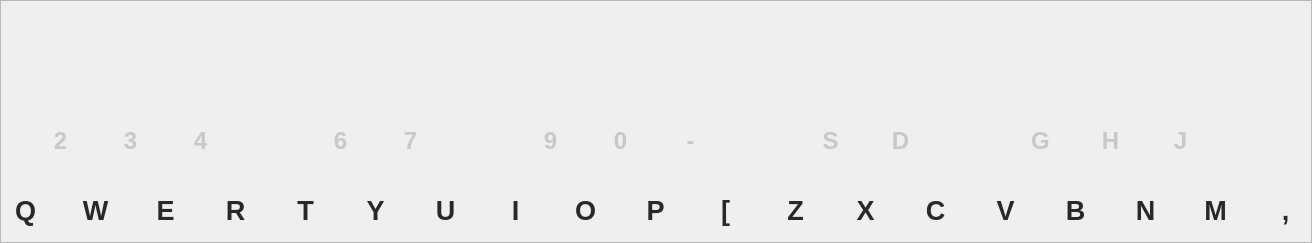
          <widget class="QFrame" name="noteKeysFrame">
           <property name="enabled">
            <bool>false</bool>
           </property>
           <property name="geometry">
            <rect>
             <x>9</x>
             <y>9</y>
             <width>1312</width>
             <height>243</height>
            </rect>
           </property>
           <property name="sizePolicy">
            <sizepolicy hsizetype="Expanding" vsizetype="Preferred">
             <horstretch>0</horstretch>
             <verstretch>0</verstretch>
            </sizepolicy>
           </property>
           <property name="frameShape">
            <enum>QFrame::StyledPanel</enum>
           </property>
           <property name="frameShadow">
            <enum>QFrame::Raised</enum>
           </property>
           <widget class="QLabel" name="Q">
            <property name="enabled">
             <bool>false</bool>
            </property>
            <property name="geometry">
             <rect>
              <x>10</x>
              <y>190</y>
              <width>31</width>
              <height>41</height>
             </rect>
            </property>
            <property name="font">
             <font>
              <family>MS Shell Dlg 2</family>
              <pointsize>20</pointsize>
              <weight>75</weight>
              <bold>true</bold>
             </font>
            </property>
            <property name="autoFillBackground">
             <bool>false</bool>
            </property>
            <property name="styleSheet">
             <string notr="true">color: rgb(40,40,40);</string>
            </property>
            <property name="text">
             <string>Q</string>
            </property>
            <property name="alignment">
             <set>Qt::AlignCenter</set>
            </property>
           </widget>
           <widget class="QLabel" name="W">
            <property name="enabled">
             <bool>false</bool>
            </property>
            <property name="geometry">
             <rect>
              <x>80</x>
              <y>190</y>
              <width>31</width>
              <height>41</height>
             </rect>
            </property>
            <property name="font">
             <font>
              <family>MS Shell Dlg 2</family>
              <pointsize>20</pointsize>
              <weight>75</weight>
              <bold>true</bold>
             </font>
            </property>
            <property name="layoutDirection">
             <enum>Qt::RightToLeft</enum>
            </property>
            <property name="autoFillBackground">
             <bool>false</bool>
            </property>
            <property name="styleSheet">
             <string notr="true">color: rgb(40,40,40);</string>
            </property>
            <property name="text">
             <string>W</string>
            </property>
            <property name="alignment">
             <set>Qt::AlignCenter</set>
            </property>
           </widget>
           <widget class="QLabel" name="R">
            <property name="enabled">
             <bool>false</bool>
            </property>
            <property name="geometry">
             <rect>
              <x>220</x>
              <y>190</y>
              <width>31</width>
              <height>41</height>
             </rect>
            </property>
            <property name="font">
             <font>
              <family>MS Shell Dlg 2</family>
              <pointsize>20</pointsize>
              <weight>75</weight>
              <bold>true</bold>
             </font>
            </property>
            <property name="autoFillBackground">
             <bool>false</bool>
            </property>
            <property name="styleSheet">
             <string notr="true">color: rgb(40,40,40);</string>
            </property>
            <property name="text">
             <string>R</string>
            </property>
            <property name="alignment">
             <set>Qt::AlignCenter</set>
            </property>
           </widget>
           <widget class="QLabel" name="E">
            <property name="enabled">
             <bool>false</bool>
            </property>
            <property name="geometry">
             <rect>
              <x>150</x>
              <y>190</y>
              <width>31</width>
              <height>41</height>
             </rect>
            </property>
            <property name="font">
             <font>
              <family>MS Shell Dlg 2</family>
              <pointsize>20</pointsize>
              <weight>75</weight>
              <bold>true</bold>
             </font>
            </property>
            <property name="autoFillBackground">
             <bool>false</bool>
            </property>
            <property name="styleSheet">
             <string notr="true">color: rgb(40,40,40);</string>
            </property>
            <property name="text">
             <string>E</string>
            </property>
            <property name="alignment">
             <set>Qt::AlignCenter</set>
            </property>
           </widget>
           <widget class="QLabel" name="U">
            <property name="enabled">
             <bool>false</bool>
            </property>
            <property name="geometry">
             <rect>
              <x>430</x>
              <y>190</y>
              <width>31</width>
              <height>41</height>
             </rect>
            </property>
            <property name="font">
             <font>
              <family>MS Shell Dlg 2</family>
              <pointsize>20</pointsize>
              <weight>75</weight>
              <bold>true</bold>
             </font>
            </property>
            <property name="autoFillBackground">
             <bool>false</bool>
            </property>
            <property name="styleSheet">
             <string notr="true">color: rgb(40,40,40);</string>
            </property>
            <property name="text">
             <string>U</string>
            </property>
            <property name="alignment">
             <set>Qt::AlignCenter</set>
            </property>
           </widget>
           <widget class="QLabel" name="Y">
            <property name="enabled">
             <bool>false</bool>
            </property>
            <property name="geometry">
             <rect>
              <x>360</x>
              <y>190</y>
              <width>31</width>
              <height>41</height>
             </rect>
            </property>
            <property name="font">
             <font>
              <family>MS Shell Dlg 2</family>
              <pointsize>20</pointsize>
              <weight>75</weight>
              <bold>true</bold>
             </font>
            </property>
            <property name="autoFillBackground">
             <bool>false</bool>
            </property>
            <property name="styleSheet">
             <string notr="true">color: rgb(40,40,40);</string>
            </property>
            <property name="text">
             <string>Y</string>
            </property>
            <property name="alignment">
             <set>Qt::AlignCenter</set>
            </property>
           </widget>
           <widget class="QLabel" name="T">
            <property name="enabled">
             <bool>false</bool>
            </property>
            <property name="geometry">
             <rect>
              <x>290</x>
              <y>190</y>
              <width>31</width>
              <height>41</height>
             </rect>
            </property>
            <property name="font">
             <font>
              <family>MS Shell Dlg 2</family>
              <pointsize>20</pointsize>
              <weight>75</weight>
              <bold>true</bold>
             </font>
            </property>
            <property name="autoFillBackground">
             <bool>false</bool>
            </property>
            <property name="styleSheet">
             <string notr="true">color: rgb(40,40,40);</string>
            </property>
            <property name="text">
             <string>T</string>
            </property>
            <property name="alignment">
             <set>Qt::AlignCenter</set>
            </property>
           </widget>
           <widget class="QLabel" name="I">
            <property name="enabled">
             <bool>false</bool>
            </property>
            <property name="geometry">
             <rect>
              <x>500</x>
              <y>190</y>
              <width>31</width>
              <height>41</height>
             </rect>
            </property>
            <property name="font">
             <font>
              <family>MS Shell Dlg 2</family>
              <pointsize>20</pointsize>
              <weight>75</weight>
              <bold>true</bold>
             </font>
            </property>
            <property name="autoFillBackground">
             <bool>false</bool>
            </property>
            <property name="styleSheet">
             <string notr="true">color: rgb(40,40,40);</string>
            </property>
            <property name="text">
             <string>I</string>
            </property>
            <property name="alignment">
             <set>Qt::AlignCenter</set>
            </property>
           </widget>
           <widget class="QLabel" name="openBracket">
            <property name="enabled">
             <bool>false</bool>
            </property>
            <property name="geometry">
             <rect>
              <x>710</x>
              <y>190</y>
              <width>31</width>
              <height>41</height>
             </rect>
            </property>
            <property name="font">
             <font>
              <family>MS Shell Dlg 2</family>
              <pointsize>20</pointsize>
              <weight>75</weight>
              <bold>true</bold>
             </font>
            </property>
            <property name="autoFillBackground">
             <bool>false</bool>
            </property>
            <property name="styleSheet">
             <string notr="true">color: rgb(40,40,40);</string>
            </property>
            <property name="text">
             <string>[</string>
            </property>
            <property name="alignment">
             <set>Qt::AlignCenter</set>
            </property>
           </widget>
           <widget class="QLabel" name="P">
            <property name="enabled">
             <bool>false</bool>
            </property>
            <property name="geometry">
             <rect>
              <x>640</x>
              <y>190</y>
              <width>31</width>
              <height>41</height>
             </rect>
            </property>
            <property name="font">
             <font>
              <family>MS Shell Dlg 2</family>
              <pointsize>20</pointsize>
              <weight>75</weight>
              <bold>true</bold>
             </font>
            </property>
            <property name="autoFillBackground">
             <bool>false</bool>
            </property>
            <property name="styleSheet">
             <string notr="true">color: rgb(40,40,40);</string>
            </property>
            <property name="text">
             <string>P</string>
            </property>
            <property name="alignment">
             <set>Qt::AlignCenter</set>
            </property>
           </widget>
           <widget class="QLabel" name="O">
            <property name="enabled">
             <bool>false</bool>
            </property>
            <property name="geometry">
             <rect>
              <x>570</x>
              <y>190</y>
              <width>31</width>
              <height>41</height>
             </rect>
            </property>
            <property name="font">
             <font>
              <family>MS Shell Dlg 2</family>
              <pointsize>20</pointsize>
              <weight>75</weight>
              <bold>true</bold>
             </font>
            </property>
            <property name="autoFillBackground">
             <bool>false</bool>
            </property>
            <property name="styleSheet">
             <string notr="true">color: rgb(40,40,40);</string>
            </property>
            <property name="text">
             <string>O</string>
            </property>
            <property name="alignment">
             <set>Qt::AlignCenter</set>
            </property>
           </widget>
           <widget class="QLabel" name="Z">
            <property name="enabled">
             <bool>false</bool>
            </property>
            <property name="geometry">
             <rect>
              <x>780</x>
              <y>190</y>
              <width>31</width>
              <height>41</height>
             </rect>
            </property>
            <property name="font">
             <font>
              <family>MS Shell Dlg 2</family>
              <pointsize>20</pointsize>
              <weight>75</weight>
              <bold>true</bold>
             </font>
            </property>
            <property name="autoFillBackground">
             <bool>false</bool>
            </property>
            <property name="styleSheet">
             <string notr="true">color: rgb(40,40,40);</string>
            </property>
            <property name="text">
             <string>Z</string>
            </property>
            <property name="alignment">
             <set>Qt::AlignCenter</set>
            </property>
           </widget>
           <widget class="QLabel" name="V">
            <property name="enabled">
             <bool>false</bool>
            </property>
            <property name="geometry">
             <rect>
              <x>990</x>
              <y>190</y>
              <width>31</width>
              <height>41</height>
             </rect>
            </property>
            <property name="font">
             <font>
              <family>MS Shell Dlg 2</family>
              <pointsize>20</pointsize>
              <weight>75</weight>
              <bold>true</bold>
             </font>
            </property>
            <property name="autoFillBackground">
             <bool>false</bool>
            </property>
            <property name="styleSheet">
             <string notr="true">color: rgb(40,40,40);</string>
            </property>
            <property name="text">
             <string>V</string>
            </property>
            <property name="alignment">
             <set>Qt::AlignCenter</set>
            </property>
           </widget>
           <widget class="QLabel" name="C">
            <property name="enabled">
             <bool>false</bool>
            </property>
            <property name="geometry">
             <rect>
              <x>920</x>
              <y>190</y>
              <width>31</width>
              <height>41</height>
             </rect>
            </property>
            <property name="font">
             <font>
              <family>MS Shell Dlg 2</family>
              <pointsize>20</pointsize>
              <weight>75</weight>
              <bold>true</bold>
             </font>
            </property>
            <property name="autoFillBackground">
             <bool>false</bool>
            </property>
            <property name="styleSheet">
             <string notr="true">color: rgb(40,40,40);</string>
            </property>
            <property name="text">
             <string>C</string>
            </property>
            <property name="alignment">
             <set>Qt::AlignCenter</set>
            </property>
           </widget>
           <widget class="QLabel" name="X">
            <property name="enabled">
             <bool>false</bool>
            </property>
            <property name="geometry">
             <rect>
              <x>850</x>
              <y>190</y>
              <width>31</width>
              <height>41</height>
             </rect>
            </property>
            <property name="font">
             <font>
              <family>MS Shell Dlg 2</family>
              <pointsize>20</pointsize>
              <weight>75</weight>
              <bold>true</bold>
             </font>
            </property>
            <property name="autoFillBackground">
             <bool>false</bool>
            </property>
            <property name="styleSheet">
             <string notr="true">color: rgb(40,40,40);</string>
            </property>
            <property name="text">
             <string>X</string>
            </property>
            <property name="alignment">
             <set>Qt::AlignCenter</set>
            </property>
           </widget>
           <widget class="QLabel" name="B">
            <property name="enabled">
             <bool>false</bool>
            </property>
            <property name="geometry">
             <rect>
              <x>1060</x>
              <y>190</y>
              <width>31</width>
              <height>41</height>
             </rect>
            </property>
            <property name="font">
             <font>
              <family>MS Shell Dlg 2</family>
              <pointsize>20</pointsize>
              <weight>75</weight>
              <bold>true</bold>
             </font>
            </property>
            <property name="autoFillBackground">
             <bool>false</bool>
            </property>
            <property name="styleSheet">
             <string notr="true">color: rgb(40,40,40);</string>
            </property>
            <property name="text">
             <string>B</string>
            </property>
            <property name="alignment">
             <set>Qt::AlignCenter</set>
            </property>
           </widget>
           <widget class="QLabel" name="N">
            <property name="enabled">
             <bool>false</bool>
            </property>
            <property name="geometry">
             <rect>
              <x>1130</x>
              <y>190</y>
              <width>31</width>
              <height>41</height>
             </rect>
            </property>
            <property name="font">
             <font>
              <family>MS Shell Dlg 2</family>
              <pointsize>20</pointsize>
              <weight>75</weight>
              <bold>true</bold>
             </font>
            </property>
            <property name="autoFillBackground">
             <bool>false</bool>
            </property>
            <property name="styleSheet">
             <string notr="true">color: rgb(40,40,40);</string>
            </property>
            <property name="text">
             <string>N</string>
            </property>
            <property name="alignment">
             <set>Qt::AlignCenter</set>
            </property>
           </widget>
           <widget class="QLabel" name="M">
            <property name="enabled">
             <bool>false</bool>
            </property>
            <property name="geometry">
             <rect>
              <x>1200</x>
              <y>190</y>
              <width>31</width>
              <height>41</height>
             </rect>
            </property>
            <property name="font">
             <font>
              <family>MS Shell Dlg 2</family>
              <pointsize>20</pointsize>
              <weight>75</weight>
              <bold>true</bold>
             </font>
            </property>
            <property name="autoFillBackground">
             <bool>false</bool>
            </property>
            <property name="styleSheet">
             <string notr="true">color: rgb(40,40,40);</string>
            </property>
            <property name="text">
             <string>M</string>
            </property>
            <property name="alignment">
             <set>Qt::AlignCenter</set>
            </property>
           </widget>
           <widget class="QLabel" name="comma">
            <property name="enabled">
             <bool>false</bool>
            </property>
            <property name="geometry">
             <rect>
              <x>1270</x>
              <y>190</y>
              <width>31</width>
              <height>41</height>
             </rect>
            </property>
            <property name="font">
             <font>
              <family>MS Shell Dlg 2</family>
              <pointsize>20</pointsize>
              <weight>75</weight>
              <bold>true</bold>
             </font>
            </property>
            <property name="autoFillBackground">
             <bool>false</bool>
            </property>
            <property name="styleSheet">
             <string notr="true">color: rgb(40,40,40);</string>
            </property>
            <property name="text">
             <string>,</string>
            </property>
            <property name="alignment">
             <set>Qt::AlignCenter</set>
            </property>
           </widget>
           <widget class="QLabel" name="two">
            <property name="enabled">
             <bool>false</bool>
            </property>
            <property name="geometry">
             <rect>
              <x>50</x>
              <y>120</y>
              <width>21</width>
              <height>41</height>
             </rect>
            </property>
            <property name="font">
             <font>
              <family>MS Shell Dlg 2</family>
              <pointsize>18</pointsize>
              <weight>75</weight>
              <bold>true</bold>
             </font>
            </property>
            <property name="autoFillBackground">
             <bool>false</bool>
            </property>
            <property name="styleSheet">
             <string notr="true">color: rgb(200,200,200);</string>
            </property>
            <property name="text">
             <string>2</string>
            </property>
            <property name="alignment">
             <set>Qt::AlignCenter</set>
            </property>
           </widget>
           <widget class="QLabel" name="three">
            <property name="enabled">
             <bool>false</bool>
            </property>
            <property name="geometry">
             <rect>
              <x>120</x>
              <y>120</y>
              <width>21</width>
              <height>41</height>
             </rect>
            </property>
            <property name="font">
             <font>
              <family>MS Shell Dlg 2</family>
              <pointsize>18</pointsize>
              <weight>75</weight>
              <bold>true</bold>
             </font>
            </property>
            <property name="autoFillBackground">
             <bool>false</bool>
            </property>
            <property name="styleSheet">
             <string notr="true">color: rgb(200,200,200);</string>
            </property>
            <property name="text">
             <string>3</string>
            </property>
            <property name="alignment">
             <set>Qt::AlignCenter</set>
            </property>
           </widget>
           <widget class="QLabel" name="four">
            <property name="enabled">
             <bool>false</bool>
            </property>
            <property name="geometry">
             <rect>
              <x>190</x>
              <y>120</y>
              <width>21</width>
              <height>41</height>
             </rect>
            </property>
            <property name="font">
             <font>
              <family>MS Shell Dlg 2</family>
              <pointsize>18</pointsize>
              <weight>75</weight>
              <bold>true</bold>
             </font>
            </property>
            <property name="autoFillBackground">
             <bool>false</bool>
            </property>
            <property name="styleSheet">
             <string notr="true">color: rgb(200,200,200);</string>
            </property>
            <property name="text">
             <string>4</string>
            </property>
            <property name="alignment">
             <set>Qt::AlignCenter</set>
            </property>
           </widget>
           <widget class="QLabel" name="zero">
            <property name="enabled">
             <bool>false</bool>
            </property>
            <property name="geometry">
             <rect>
              <x>610</x>
              <y>120</y>
              <width>21</width>
              <height>41</height>
             </rect>
            </property>
            <property name="font">
             <font>
              <family>MS Shell Dlg 2</family>
              <pointsize>18</pointsize>
              <weight>75</weight>
              <bold>true</bold>
             </font>
            </property>
            <property name="autoFillBackground">
             <bool>false</bool>
            </property>
            <property name="styleSheet">
             <string notr="true">color: rgb(200,200,200);</string>
            </property>
            <property name="text">
             <string>0</string>
            </property>
            <property name="alignment">
             <set>Qt::AlignCenter</set>
            </property>
           </widget>
           <widget class="QLabel" name="dash">
            <property name="enabled">
             <bool>false</bool>
            </property>
            <property name="geometry">
             <rect>
              <x>680</x>
              <y>120</y>
              <width>21</width>
              <height>41</height>
             </rect>
            </property>
            <property name="font">
             <font>
              <family>MS Shell Dlg 2</family>
              <pointsize>18</pointsize>
              <weight>75</weight>
              <bold>true</bold>
             </font>
            </property>
            <property name="autoFillBackground">
             <bool>false</bool>
            </property>
            <property name="styleSheet">
             <string notr="true">color: rgb(200,200,200);</string>
            </property>
            <property name="text">
             <string>-</string>
            </property>
            <property name="alignment">
             <set>Qt::AlignCenter</set>
            </property>
           </widget>
           <widget class="QLabel" name="nine">
            <property name="enabled">
             <bool>false</bool>
            </property>
            <property name="geometry">
             <rect>
              <x>540</x>
              <y>120</y>
              <width>21</width>
              <height>41</height>
             </rect>
            </property>
            <property name="font">
             <font>
              <family>MS Shell Dlg 2</family>
              <pointsize>18</pointsize>
              <weight>75</weight>
              <bold>true</bold>
             </font>
            </property>
            <property name="autoFillBackground">
             <bool>false</bool>
            </property>
            <property name="styleSheet">
             <string notr="true">color: rgb(200,200,200);</string>
            </property>
            <property name="text">
             <string>9</string>
            </property>
            <property name="alignment">
             <set>Qt::AlignCenter</set>
            </property>
           </widget>
           <widget class="QLabel" name="H">
            <property name="enabled">
             <bool>false</bool>
            </property>
            <property name="geometry">
             <rect>
              <x>1100</x>
              <y>120</y>
              <width>21</width>
              <height>41</height>
             </rect>
            </property>
            <property name="font">
             <font>
              <family>MS Shell Dlg 2</family>
              <pointsize>18</pointsize>
              <weight>75</weight>
              <bold>true</bold>
             </font>
            </property>
            <property name="autoFillBackground">
             <bool>false</bool>
            </property>
            <property name="styleSheet">
             <string notr="true">color: rgb(200,200,200);</string>
            </property>
            <property name="text">
             <string>H</string>
            </property>
            <property name="alignment">
             <set>Qt::AlignCenter</set>
            </property>
           </widget>
           <widget class="QLabel" name="J">
            <property name="enabled">
             <bool>false</bool>
            </property>
            <property name="geometry">
             <rect>
              <x>1170</x>
              <y>120</y>
              <width>21</width>
              <height>41</height>
             </rect>
            </property>
            <property name="font">
             <font>
              <family>MS Shell Dlg 2</family>
              <pointsize>18</pointsize>
              <weight>75</weight>
              <bold>true</bold>
             </font>
            </property>
            <property name="autoFillBackground">
             <bool>false</bool>
            </property>
            <property name="styleSheet">
             <string notr="true">color: rgb(200,200,200);</string>
            </property>
            <property name="text">
             <string>J</string>
            </property>
            <property name="alignment">
             <set>Qt::AlignCenter</set>
            </property>
           </widget>
           <widget class="QLabel" name="G">
            <property name="enabled">
             <bool>false</bool>
            </property>
            <property name="geometry">
             <rect>
              <x>1030</x>
              <y>120</y>
              <width>21</width>
              <height>41</height>
             </rect>
            </property>
            <property name="font">
             <font>
              <family>MS Shell Dlg 2</family>
              <pointsize>18</pointsize>
              <weight>75</weight>
              <bold>true</bold>
             </font>
            </property>
            <property name="autoFillBackground">
             <bool>false</bool>
            </property>
            <property name="styleSheet">
             <string notr="true">color: rgb(200,200,200);</string>
            </property>
            <property name="text">
             <string>G</string>
            </property>
            <property name="alignment">
             <set>Qt::AlignCenter</set>
            </property>
           </widget>
           <widget class="QLabel" name="D">
            <property name="enabled">
             <bool>false</bool>
            </property>
            <property name="geometry">
             <rect>
              <x>890</x>
              <y>120</y>
              <width>21</width>
              <height>41</height>
             </rect>
            </property>
            <property name="font">
             <font>
              <family>MS Shell Dlg 2</family>
              <pointsize>18</pointsize>
              <weight>75</weight>
              <bold>true</bold>
             </font>
            </property>
            <property name="autoFillBackground">
             <bool>false</bool>
            </property>
            <property name="styleSheet">
             <string notr="true">color: rgb(200,200,200);</string>
            </property>
            <property name="text">
             <string>D</string>
            </property>
            <property name="alignment">
             <set>Qt::AlignCenter</set>
            </property>
           </widget>
           <widget class="QLabel" name="S">
            <property name="enabled">
             <bool>false</bool>
            </property>
            <property name="geometry">
             <rect>
              <x>820</x>
              <y>120</y>
              <width>21</width>
              <height>41</height>
             </rect>
            </property>
            <property name="font">
             <font>
              <family>MS Shell Dlg 2</family>
              <pointsize>18</pointsize>
              <weight>75</weight>
              <bold>true</bold>
             </font>
            </property>
            <property name="autoFillBackground">
             <bool>false</bool>
            </property>
            <property name="styleSheet">
             <string notr="true">color: rgb(200,200,200);</string>
            </property>
            <property name="text">
             <string>S</string>
            </property>
            <property name="alignment">
             <set>Qt::AlignCenter</set>
            </property>
           </widget>
           <widget class="QLabel" name="six">
            <property name="enabled">
             <bool>false</bool>
            </property>
            <property name="geometry">
             <rect>
              <x>330</x>
              <y>120</y>
              <width>21</width>
              <height>41</height>
             </rect>
            </property>
            <property name="font">
             <font>
              <family>MS Shell Dlg 2</family>
              <pointsize>18</pointsize>
              <weight>75</weight>
              <bold>true</bold>
             </font>
            </property>
            <property name="autoFillBackground">
             <bool>false</bool>
            </property>
            <property name="styleSheet">
             <string notr="true">color: rgb(200,200,200);</string>
            </property>
            <property name="text">
             <string>6</string>
            </property>
            <property name="alignment">
             <set>Qt::AlignCenter</set>
            </property>
           </widget>
           <widget class="QLabel" name="seven">
            <property name="enabled">
             <bool>false</bool>
            </property>
            <property name="geometry">
             <rect>
              <x>400</x>
              <y>120</y>
              <width>21</width>
              <height>41</height>
             </rect>
            </property>
            <property name="font">
             <font>
              <family>MS Shell Dlg 2</family>
              <pointsize>18</pointsize>
              <weight>75</weight>
              <bold>true</bold>
             </font>
            </property>
            <property name="autoFillBackground">
             <bool>false</bool>
            </property>
            <property name="styleSheet">
             <string notr="true">color: rgb(200,200,200);</string>
            </property>
            <property name="text">
             <string>7</string>
            </property>
            <property name="alignment">
             <set>Qt::AlignCenter</set>
            </property>
           </widget>
          </widget>
